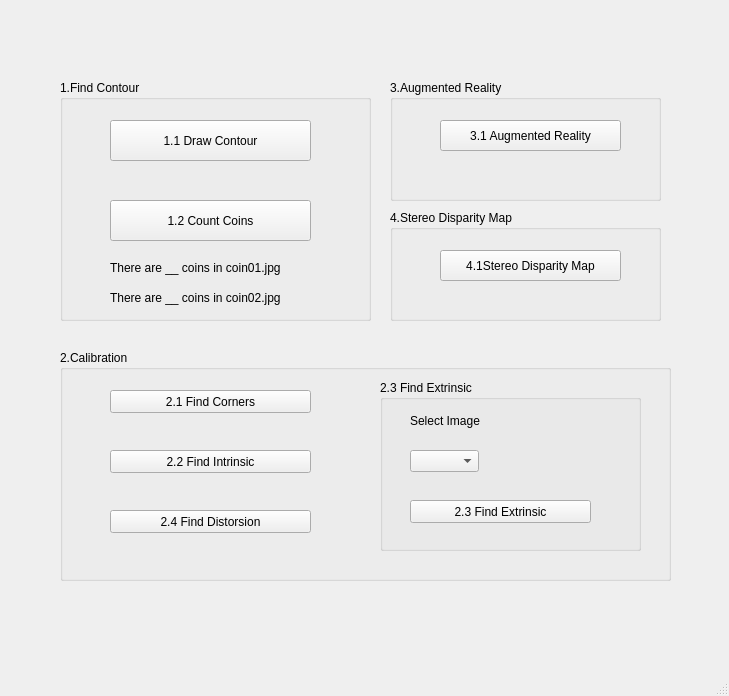
<?xml version="1.0" encoding="UTF-8"?>
<ui version="4.0">
 <class>MainWindow</class>
 <widget class="QMainWindow" name="MainWindow">
  <property name="geometry">
   <rect>
    <x>0</x>
    <y>0</y>
    <width>729</width>
    <height>696</height>
   </rect>
  </property>
  <property name="windowTitle">
   <string>MainWindow</string>
  </property>
  <widget class="QWidget" name="centralwidget">
   <widget class="QGroupBox" name="groupBox">
    <property name="geometry">
     <rect>
      <x>60</x>
      <y>80</y>
      <width>311</width>
      <height>241</height>
     </rect>
    </property>
    <property name="title">
     <string>1.Find Contour</string>
    </property>
    <widget class="QPushButton" name="drawContour">
     <property name="geometry">
      <rect>
       <x>50</x>
       <y>40</y>
       <width>201</width>
       <height>41</height>
      </rect>
     </property>
     <property name="text">
      <string>1.1 Draw Contour</string>
     </property>
    </widget>
    <widget class="QPushButton" name="count_coins">
     <property name="geometry">
      <rect>
       <x>50</x>
       <y>120</y>
       <width>201</width>
       <height>41</height>
      </rect>
     </property>
     <property name="text">
      <string>1.2 Count Coins</string>
     </property>
    </widget>
    <widget class="QLabel" name="label">
     <property name="geometry">
      <rect>
       <x>50</x>
       <y>180</y>
       <width>211</width>
       <height>16</height>
      </rect>
     </property>
     <property name="text">
      <string>There are __ coins in coin01.jpg</string>
     </property>
    </widget>
    <widget class="QLabel" name="label_2">
     <property name="geometry">
      <rect>
       <x>50</x>
       <y>210</y>
       <width>211</width>
       <height>16</height>
      </rect>
     </property>
     <property name="text">
      <string>There are __ coins in coin02.jpg</string>
     </property>
    </widget>
   </widget>
   <widget class="QGroupBox" name="groupBox_2">
    <property name="geometry">
     <rect>
      <x>60</x>
      <y>350</y>
      <width>611</width>
      <height>231</height>
     </rect>
    </property>
    <property name="title">
     <string>2.Calibration</string>
    </property>
    <widget class="QPushButton" name="Find_Corner">
     <property name="geometry">
      <rect>
       <x>50</x>
       <y>40</y>
       <width>201</width>
       <height>23</height>
      </rect>
     </property>
     <property name="text">
      <string>2.1 Find Corners</string>
     </property>
    </widget>
    <widget class="QPushButton" name="Find_Intrinsic">
     <property name="geometry">
      <rect>
       <x>50</x>
       <y>100</y>
       <width>201</width>
       <height>23</height>
      </rect>
     </property>
     <property name="text">
      <string>2.2 Find Intrinsic</string>
     </property>
    </widget>
    <widget class="QPushButton" name="Find_Distorsion">
     <property name="geometry">
      <rect>
       <x>50</x>
       <y>160</y>
       <width>201</width>
       <height>23</height>
      </rect>
     </property>
     <property name="text">
      <string>2.4 Find Distorsion</string>
     </property>
    </widget>
    <widget class="QGroupBox" name="groupBox_3">
     <property name="geometry">
      <rect>
       <x>320</x>
       <y>30</y>
       <width>261</width>
       <height>171</height>
      </rect>
     </property>
     <property name="title">
      <string>2.3 Find Extrinsic</string>
     </property>
     <widget class="QLabel" name="label_3">
      <property name="geometry">
       <rect>
        <x>30</x>
        <y>30</y>
        <width>81</width>
        <height>21</height>
       </rect>
      </property>
      <property name="text">
       <string>Select Image</string>
      </property>
     </widget>
     <widget class="QComboBox" name="comboBox">
      <property name="geometry">
       <rect>
        <x>30</x>
        <y>70</y>
        <width>69</width>
        <height>22</height>
       </rect>
      </property>
     </widget>
     <widget class="QPushButton" name="Find_Extrinsic">
      <property name="geometry">
       <rect>
        <x>30</x>
        <y>120</y>
        <width>181</width>
        <height>23</height>
       </rect>
      </property>
      <property name="text">
       <string>2.3 Find Extrinsic</string>
      </property>
     </widget>
    </widget>
   </widget>
   <widget class="QGroupBox" name="groupBox_4">
    <property name="geometry">
     <rect>
      <x>390</x>
      <y>80</y>
      <width>271</width>
      <height>121</height>
     </rect>
    </property>
    <property name="title">
     <string>3.Augmented Reality</string>
    </property>
    <widget class="QPushButton" name="AugmentedReality">
     <property name="geometry">
      <rect>
       <x>50</x>
       <y>40</y>
       <width>181</width>
       <height>31</height>
      </rect>
     </property>
     <property name="text">
      <string>3.1 Augmented Reality</string>
     </property>
    </widget>
   </widget>
   <widget class="QGroupBox" name="groupBox_5">
    <property name="geometry">
     <rect>
      <x>390</x>
      <y>210</y>
      <width>271</width>
      <height>111</height>
     </rect>
    </property>
    <property name="title">
     <string>4.Stereo Disparity Map</string>
    </property>
    <widget class="QPushButton" name="Stereo">
     <property name="geometry">
      <rect>
       <x>50</x>
       <y>40</y>
       <width>181</width>
       <height>31</height>
      </rect>
     </property>
     <property name="text">
      <string>4.1Stereo Disparity Map</string>
     </property>
    </widget>
   </widget>
  </widget>
  <widget class="QMenuBar" name="menubar">
   <property name="geometry">
    <rect>
     <x>0</x>
     <y>0</y>
     <width>729</width>
     <height>21</height>
    </rect>
   </property>
  </widget>
  <widget class="QStatusBar" name="statusbar"/>
 </widget>
 <resources/>
 <connections/>
</ui>
